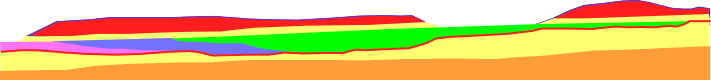
#> input picture ThompsonPanel3.jpg, 711 x 80 px
$ jupyter execute --allow-errors img_preprocessor_test.ipynb   (older library calls are emulated)
#> lines starting #> are read from the running program, lines starting #| are printed output that depends on the picture
[cell 1]
import numpy as np
import pandas as pd
import matplotlib.pyplot as plt
import matplotlib.patches as patches
import matplotlib.image as mpimg
import cv2
import extcolors

[cell 2]
from PIL import Image
from matplotlib.offsetbox import OffsetImage, AnnotationBbox
from colormap import rgb2hex

[cell 3]
# Colour image resize
# This is done to beat down images in 4k, 8k, etc to HD i.e. 720px - 1080px for processing

# Image panel will be tied here
input_name = "ThompsonPanel3.jpg"
output_width = 900                   #set the output size in pexels
img = Image.open(input_name)
#> img is the input picture: PIL image 711x80 RGB; mean R, G, B 225.3, 191.5, 117
wpercent = (output_width/float(img.size[0]))
#> wpercent = 1.27
hsize = int((float(img.size[1])*float(wpercent)))
#> hsize = 101
img = img.resize((output_width,hsize), Image.ANTIALIAS)
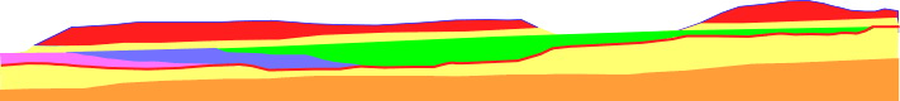
#> img: PIL image 900x101 RGB; mean R, G, B 225.1, 191.1, 117

#prefixing img name then save
resize_name = 'resize_' + input_name  #the resized image name
img.save(resize_name)                 #output location can be specified before resize_name

#read
plt.figure(figsize=(9, 9))
img_url = resize_name
img = plt.imread(img_url)
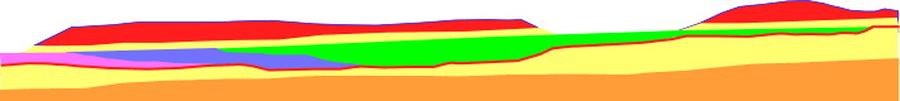
#> img: shape (101, 900, 3); mean R, G, B 223.9, 190.7, 116.7
plt.imshow(img)
plt.axis('off')
plt.show()

#> (a cell that did not finish here is left out)

[cell 5]
# Define a function to convert the RGB codes into HEX colour codes

def color_to_df(input):
    colours_pre_list = str(input).replace('([(','').split(', (')[0:-1]
    df_rgb = [i.split('), ')[0] + ')' for i in colours_pre_list]
    df_percent = [i.split('), ')[1].replace(')','') for i in colours_pre_list]

    #convert RGB to HEX code
    df_color_up = [rgb2hex(int(i.split(", ")[0].replace("(","")),
                          int(i.split(", ")[1]),
                          int(i.split(", ")[2].replace(")",""))) for i in df_rgb]

    # We assign the datasets generated to their column names
    df = pd.DataFrame(zip(df_color_up, df_percent), columns = ['c_code','occurence'])
    return df

#> (the rest of this cell did not finish here and is left out)

#> (a cell that did not finish here is left out)

[cell 7]
#create background color
fig, ax = plt.subplots(figsize=(192,108),dpi=10)
fig.set_facecolor('white')
plt.savefig('bg.png')
plt.close(fig)

#create color palette
bg = plt.imread('bg.png')
fig = plt.figure(figsize=(90, 90), dpi = 10)
ax = fig.add_subplot(1,1,1)

x_posi, y_posi, y_posi2 = 320, 25, 25
#> (the rest of this cell did not finish here and is left out)

$ run again, with Picture 1.jpg copied over ThompsonPanel3.jpg
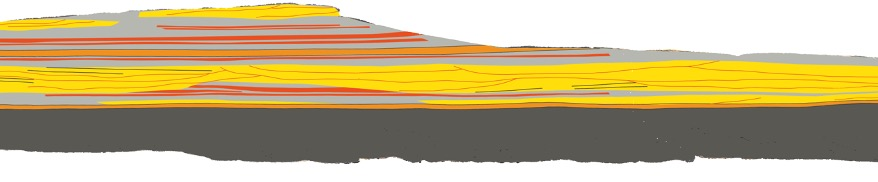
#> input picture Picture 1.jpg, 878 x 182 px
#> img is the input picture: PIL image 878x182 RGB; mean R, G, B 193.7, 176.9, 132.2
#> `img = img.resize((output_width,hsize), Image.ANTIALIAS)`:
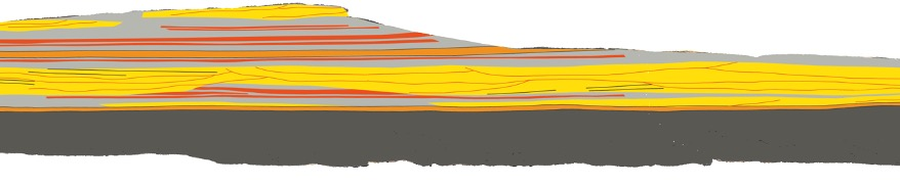
#> img: PIL image 900x186 RGB; mean R, G, B 193.6, 176.9, 132.2
#> `img = plt.imread(img_url)`:
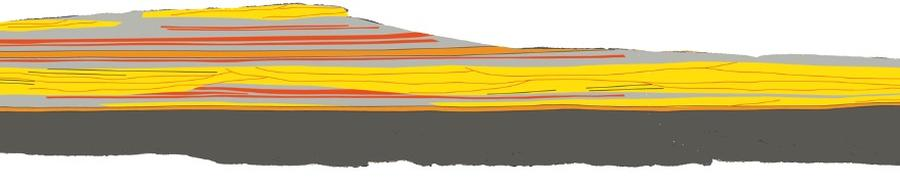
#> img: shape (186, 900, 3); mean R, G, B 193.2, 176.9, 132.2
